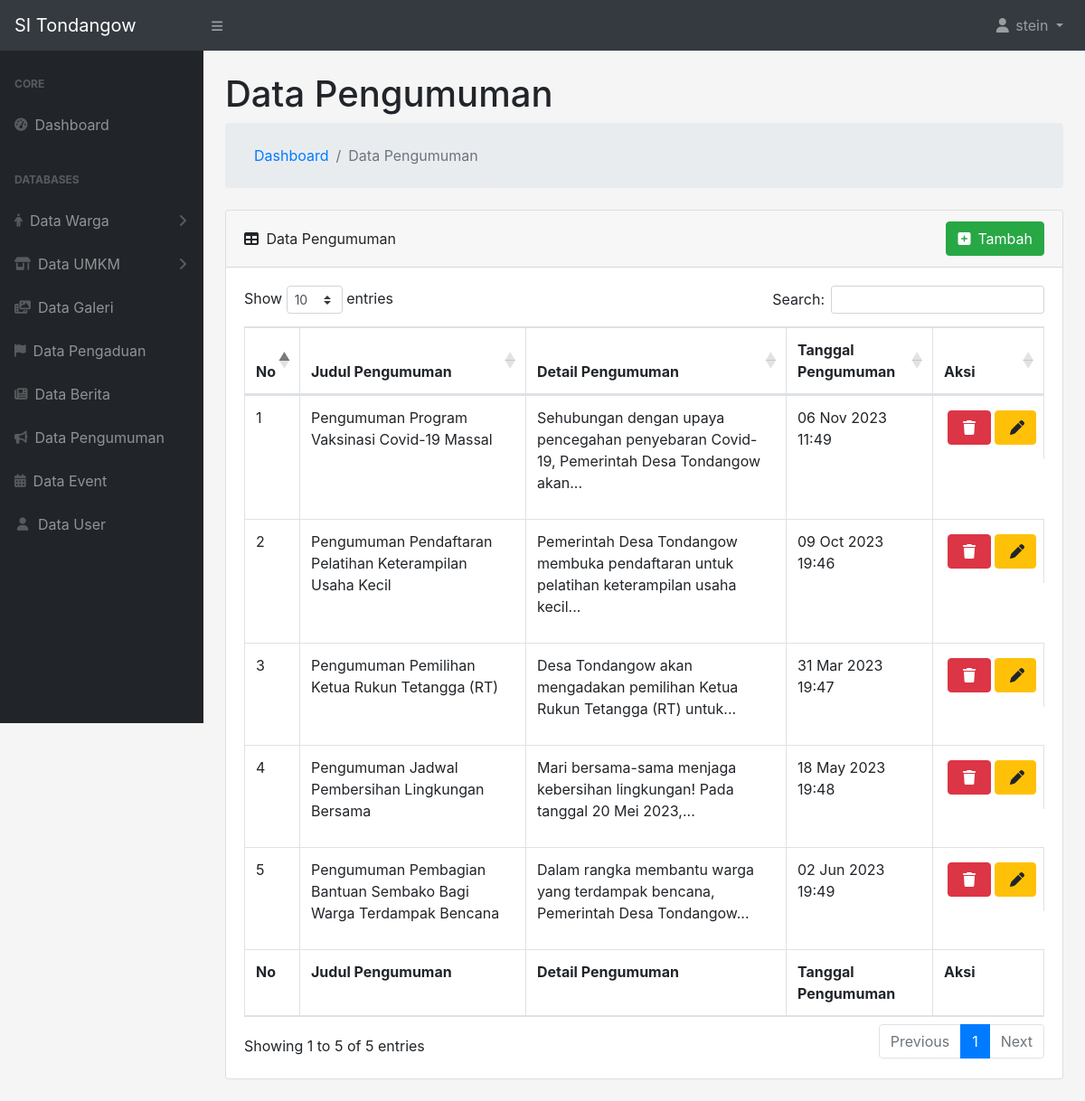
Page /adminSidesa/controllers/dataPengumuman.php (signed in) on the committed database.
### tables this page shows
CREATE TABLE `pengumuman` (
  `id` int(11) NOT NULL,
  `judul_pengumuman` varchar(255) NOT NULL,
  `detail_pengumuman` text NOT NULL,
  `tanggal_pengumuman` datetime NOT NULL
);

### adminSidesa/functions/general.php (called while the page is built, shortened)
<?php
require_once 'dbconnect.php';
function query($query)
{
    global $dbconnect;
    $result = mysqli_query($dbconnect, $query);
    $rows = [];
    while ($row = mysqli_fetch_assoc($result)) {
        $rows[] = $row;
    }
    return $rows;
}
?>

### adminSidesa/controllers/dataPengumuman.php (the view, shortened to what this page needs)
<?php
include '../templates/header.php';
$pageName = 'Data Pengumuman';
$queryPengumuman = query('SELECT * FROM pengumuman');
?>
<div id="layoutSidenav_content">
    <div class="container-fluid">
        <main>
            <h1 class="mt-4">
                <?= $pageName ?>
            </h1>
            <ol class="breadcrumb mb-4">
                <ol class="breadcrumb mb-0">
                    <li class="breadcrumb-item"><a href="../index.php">Dashboard</a></li>
                    <li class="breadcrumb-item active">
                        <?= $pageName ?>
                    </li>
                </ol>
            </ol>
            <div class="card mb-4">
                <div class="card-header">
                    <div>
                        <i class="fas fa-table mr-1 position-relative"></i>
                        <?= $pageName ?>
                    </div>
                    <a href="../models/tambahPengumuman.php">
                        <button type="button" class="btn btn-success">
                            <div class="sb-nav-link-icon"><i class="fa-solid fa-square-plus mr-2"></i>Tambah</div>
                        </button>
                    </a>
                </div>
                <div class="card-body">
                    <div class="table-responsive">
                        <table class="table table-bordered" id="dataTable" width="100%" cellspacing="0">
                            <thead>
                                <tr class="text-center">
                                    <th>No</th>
                                    <th>Judul Pengumuman</th>
                                    <th>Detail Pengumuman</th>
                                    <th>Tanggal Pengumuman</th>
                                    <th>Aksi</th>
                                </tr>
                            </thead>
                            <tfoot>
                                <tr class="text-center">
                                    <th>No</th>
                                    <th>Judul Pengumuman</th>
                                    <th>Detail Pengumuman</th>
                                    <th>Tanggal Pengumuman</th>
                                    <th>Aksi</th>
                                </tr>
                            </tfoot>
                            <tbody>
                                <?php $i = 1 ?>
                                <?php foreach ($queryPengumuman as $rows) { ?>
                                    <tr>
                                        <td>
                                            <?= $i ?>
                                        </td>
                                        <td>
                                            <?php echo $rows['judul_pengumuman'] ?>
                                        </td>
                                        <?php
                                        $deskripsiParagraf = explode(" ", $rows['detail_pengumuman']);
                                        $jumlahKataTampil = 10;
                                        if (count($deskripsiParagraf) > $jumlahKataTampil) {
                                            $deskripsiSingkat = implode(" ", array_slice($deskripsiParagraf, 0, $jumlahKataTampil));
                                            echo '<div class="text-truncate"><td>' . $deskripsiSingkat . '...</td></div>';
                                        } else {
                                            echo '<div class="text-truncate"><td>' . $rows['deskripsi'] . '</td></div>';
                                        }
                                        ?>
                                        <td>
                                            <?php echo date('d M Y H:i', strtotime($rows['tanggal_pengumuman'])) ?>
                                        </td>
                                        <td class="flex-row pr-2 align-items-center justify-content-center"
                                            style="display: flex;">
                                            <a href="javascript:void(0);" data-toggle="modal"
                                                data-target="#hapusModal<?= $rows['id'] ?>" data-id="<?= $rows['id'] ?>">
                                                <button type="button" class="btn btn-danger m-1">
                                                    <div class="sb-nav-link-icon mr-1 ml-1 mb-0 mt-0"><i
                                                            class="fa-solid fa-trash"></i></div>
                                                </button>
                                            </a>
                                            <a href="../models/ubahPengumuman.php?id=<?= $rows['id']; ?>">
                                                <button type="button" class="btn btn-warning">
                                                    <div class="sb-nav-link-icon mr-0 ml-1 mb-0 mt-0"><i
                                                            class="fa-solid fa-pen"></i></div>
                                                </button>
                                            </a>
                                        </td>
                                    </tr>
                                    <?php $i++ ?>
                                <?php } ?>
                            </tbody>
                        </table>
                    </div>
                </div>
            </div>
        </main>
    </div>
</div>
<?php include '../templates/footer.php'; ?>

### rows in the picture
pengumuman: judul_pengumuman "Pengumuman Program Vaksinasi Covid-19 Massal", deskripsiSingkat "Sehubungan dengan upaya pencegahan penyebaran Covid-19, Pemerintah Desa Tondangow akan", tanggal_pengumuman "06 Nov 2023 11:49"
pengumuman: judul_pengumuman "Pengumuman Pendaftaran Pelatihan Keterampilan Usaha Kecil", deskripsiSingkat "Pemerintah Desa Tondangow membuka pendaftaran untuk pelatihan keterampilan usaha kecil", tanggal_pengumuman "09 Oct 2023 19:46"
pengumuman: judul_pengumuman "Pengumuman Pemilihan Ketua Rukun Tetangga (RT)", deskripsiSingkat "Desa Tondangow akan mengadakan pemilihan Ketua Rukun Tetangga (RT) untuk", tanggal_pengumuman "31 Mar 2023 19:47"
pengumuman: judul_pengumuman "Pengumuman Jadwal Pembersihan Lingkungan Bersama", deskripsiSingkat "Mari bersama-sama menjaga kebersihan lingkungan! Pada tanggal 20 Mei 2023,", tanggal_pengumuman "18 May 2023 19:48"
pengumuman: judul_pengumuman "Pengumuman Pembagian Bantuan Sembako Bagi Warga Terdampak Bencana", deskripsiSingkat "Dalam rangka membantu warga yang terdampak bencana, Pemerintah Desa Tondangow", tanggal_pengumuman "02 Jun 2023 19:49"

### other values in the picture
$_SESSION['username'] "stein"
$pageName "Data Pengumuman"
